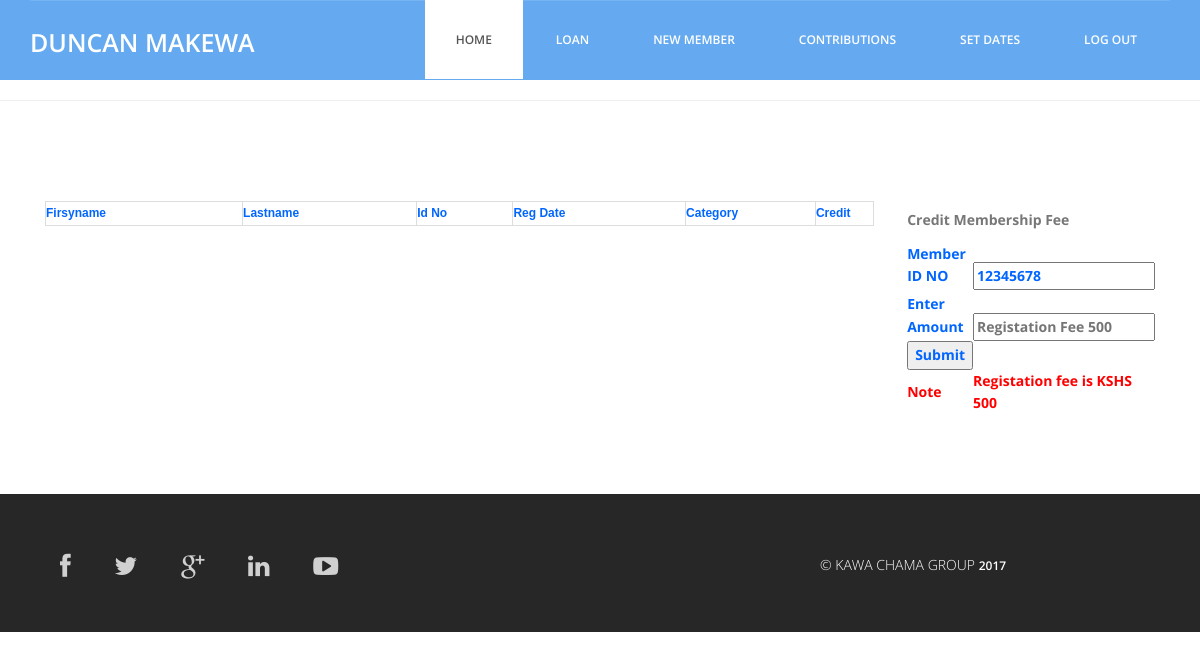
/clerk/clerk.php?id_no=12345678 (signed in), run on the app's committed database.
### tables this page shows
CREATE TABLE IF NOT EXISTS `users` (
`id` int(11) NOT NULL,
  `f_name` varchar(60) NOT NULL,
  `l_name` varchar(60) NOT NULL,
  `id_no` int(11) NOT NULL,
  `username` varchar(60) NOT NULL,
  `password` varchar(60) NOT NULL,
  `reg_date` timestamp NOT NULL DEFAULT CURRENT_TIMESTAMP,
  `access` int(11) NOT NULL DEFAULT '0',
  `all` int(11) NOT NULL
);

CREATE TABLE IF NOT EXISTS `member_reg` (
`id` int(11) NOT NULL,
  `f_name` varchar(60) NOT NULL,
  `l_name` varchar(60) NOT NULL,
  `id_no` int(11) NOT NULL,
  `email` varchar(60) NOT NULL,
  `gender` tinytext NOT NULL,
  `username` varchar(60) NOT NULL,
  `password` varchar(60) NOT NULL,
  `reg_date` timestamp NOT NULL DEFAULT CURRENT_TIMESTAMP,
  `photo` varchar(60) NOT NULL,
  `tel` int(11) NOT NULL,
  `access` int(11) NOT NULL DEFAULT '1',
  `category` varchar(60) NOT NULL DEFAULT 'new',
  `reg_fee` int(11) NOT NULL,
  `next_date` date NOT NULL
);

### clerk/clerk.php (the view, shortened to what this page needs)
<?php require_once('../Connections/conn.php'); ?>
<?php
if (!function_exists("GetSQLValueString")) {
function GetSQLValueString($theValue, $theType, $theDefinedValue = "", $theNotDefinedValue = "")
{
  $theValue = function_exists("mysql_real_escape_string") ? mysql_real_escape_string($theValue) : mysql_escape_string($theValue);
  switch ($theType) {
    case "text":
      $theValue = ($theValue != "") ? "'" . $theValue . "'" : "NULL";
      break;
    case "long":
    case "int":
      $theValue = ($theValue != "") ? intval($theValue) : "NULL";
      break;
  }
  return $theValue;
}
}
$editFormAction = $_SERVER['PHP_SELF'];
if (isset($_SERVER['QUERY_STRING'])) {
  $editFormAction .= "?" . htmlentities($_SERVER['QUERY_STRING']);
}
$colname_getMember = "-1";
if (isset($_GET['id_no'])) {
  $colname_getMember = $_GET['id_no'];
}
$query_getMember = sprintf("SELECT f_name, l_name, id_no, reg_fee FROM member_reg WHERE id_no = %s", GetSQLValueString($colname_getMember, "int"));
$getMember = mysql_query($query_getMember, $conn) or die(mysql_error());
$row_getMember = mysql_fetch_assoc($getMember);
?>
<!DOCTYPE html>
<html lang="en">
  <head>
    <link href="../css/bootstrap.min.css" rel="stylesheet">
	<link rel="stylesheet" href="../css/font-awesome.min.css">
	<link rel="stylesheet" href="../css/animate.css">
	<link href="../css/animate.min.css" rel="stylesheet">
	<link href="../css/style.css" rel="stylesheet" />
	<link href="../SpryAssets/SpryValidationTextField.css" rel="stylesheet" type="text/css">
  </head>
  <body>
	<header id="header">
        <?php include('../header/clerk_head.php');?>
    </header>
	<hr>
	<div class="services">
		<div class="container">
			<div class="col-md-9">
				<form name="form1" method="post" action="">
						<table width="829" border="1" align="center" id="newMember" class="table-responsive table-bordered">
								<tr>
										<th width="129" scope="col">Firsyname</th>
										<th width="114" scope="col">Lastname</th>
										<th width="63" scope="col">id no</th>
										<th width="113" scope="col">Reg date</th>
										<th width="85" scope="col">category</th>
										<th width="38" scope="col">Credit</th>
								</tr>
						</table>
				</form>
			</div>
			<div class="col-md-3">
			<form action="<?php echo $editFormAction; ?>" method="POST" name="credit" id="credit">
			<table width="216" border="0" align="right" id="creditMember">
					<caption>
							Credit Membership Fee
							</caption>
					<tr>
							<th width="122" scope="col">Member ID NO</th>
							<th width="62" scope="col"><span id="sprytextfield1">
									<input type="text" name="id_no" id="id_no" value="<?php echo $row_getMember['id_no'];?>" readonly>
									<span class="textfieldRequiredMsg">A value is required.</span></span></th>
					</tr>
					<tr>
							<td>Enter Amount</td>
							<td><span id="sprytextfield2">
							<input type="text" name="amound" id="amound" placeholder="Registation Fee 500" maxlength="3">
							<span class="textfieldRequiredMsg">A value is required.</span><span class="textfieldMinCharsMsg">Minimum number of characters not met.</span></span></td>
					</tr>
					<tr>
							<td><input type="submit" name="submit" id="submit" value="Submit"></td>
							<td>&nbsp;</td>
					</tr>
					<tr style="color: red">
							<td>Note</td>
							<td>Registation fee is KSHS 500</td>
					</tr>
			</table>
			</form>
			</div>
		</div>
	</div>
	<div class="sub-footer">
		<?php include('../footer/sub_footer.php');?>
	</div>
  </body>
</html>

### header/clerk_head.php (shortened to what this page needs)
<?php require_once('../Connections/conn.php'); ?>
<?php
$logoutAction = $_SERVER['PHP_SELF']."?doLogout=true";
if ((isset($_SERVER['QUERY_STRING'])) && ($_SERVER['QUERY_STRING'] != "")){
  $logoutAction .="&". htmlentities($_SERVER['QUERY_STRING']);
}
?>
<?php
$colname_user = "-1";
if (isset($_SESSION['clerk'])) {
  $colname_user = $_SESSION['clerk'];
}
$query_user = sprintf("SELECT * FROM users WHERE username = %s", GetSQLValueString($colname_user, "text"));
$user = mysql_query($query_user, $conn) or die(mysql_error());
$row_user = mysql_fetch_assoc($user);
?>
<nav class="navbar navbar-default navbar-static-top" role="banner">
            <div class="container">
                <div class="navbar-header">
                   <div class="navbar-brand">
						<a href="#"><h1><?php echo $row_user['f_name']."  ".$row_user['l_name']; ?></h1></a>
					</div>
                </div>
                <div class="navbar-collapse collapse">
					<div class="menu">
						<ul class="nav nav-tabs" role="tablist">
							<li role="presentation"><a href="../clerk/clerk_prof.php" class="active">Home</a></li>
							<li role="presentation"><a href="../clerk/loan.php">loan</a></li>
							<li role="presentation"><a href="../clerk/clerk.php">New Member</a></li>
							<li role="presentation"><a href="../clerk/contributions.php">Contributions</a></li>
							<li role="presentation"><a href="../clerk/set_next_date.php">Set Dates</a></li>
							<li role="presentation"><a href="<?php echo $logoutAction ?>">Log Out</a></li>
						</ul>
					</div>
				</div>
            </div>
        </nav>

### css/style.css (style rules this page uses)
body { font-family:'Open Sans', Arial, sans-serif; font-size:14px; font-weight:300; line-height:1.6em; color:#fff; background-color:#fff; overflow-x:hidden; }
a { text-decoration:none; transition: all 0.1s ease-in-out; -moz-transition: all 0.1s ease-in-out; -webkit-transition: all 0.1s ease-in-out; -o-transition: all 0.1s ease-in-out; outline: none; color:#272727; }
.navbar-brand { float: left; height: 50px; padding: 15px 15px; font-size: 18px; line-height: 20px; }
.navbar-brand h1 { margin-top:9px; padding-top:5px; float: left; font-size: 25px; color:#fff; text-transform:uppercase; font-weight:600; }
.menu { font-size:12px; float:right; text-transform:uppercase; font-weight:600; }
.navbar-collapse { padding-right: 15px; padding-left: 15px; overflow-x: visible; -webkit-overflow-scrolling: touch; border-top: 0px solid transparent; -webkit-box-shadow: inset 0 1px 0 rgba(255, 255, 255, .1); box-shadow: inset 0 1px 0 rgba(255, 255, 255, .1); }
.menu ul.nav-tabs li { color:#fff; }
.nav-tabs { border-bottom: 0; }
.nav-tabs > li { float: left; margin-bottom: 0; }
.nav-tabs > li > a { border-radius:0; color:#fff; padding:30px; }
.nav-tabs > li a.active { color: #555; cursor: default; background-color: #fff; border: 1px solid #fff; border-bottom-color:#fff; }
.navbar-default { background-color: #65AAF0; border-color:#65AAF0; }
.services { padding:80px 0 80px 0; }
.sub-footer { background:#272727; padding:30px; }
#newMember { color: #06F; text-align:center; font-family:Tahoma, Geneva, sans-serif; font-size:12px; text-transform:capitalize; }
#creditMember { color: #06F }

### data on the page
users: f_name "DUNCAN", l_name "MAKEWA"
member_reg: id_no "12345678"
